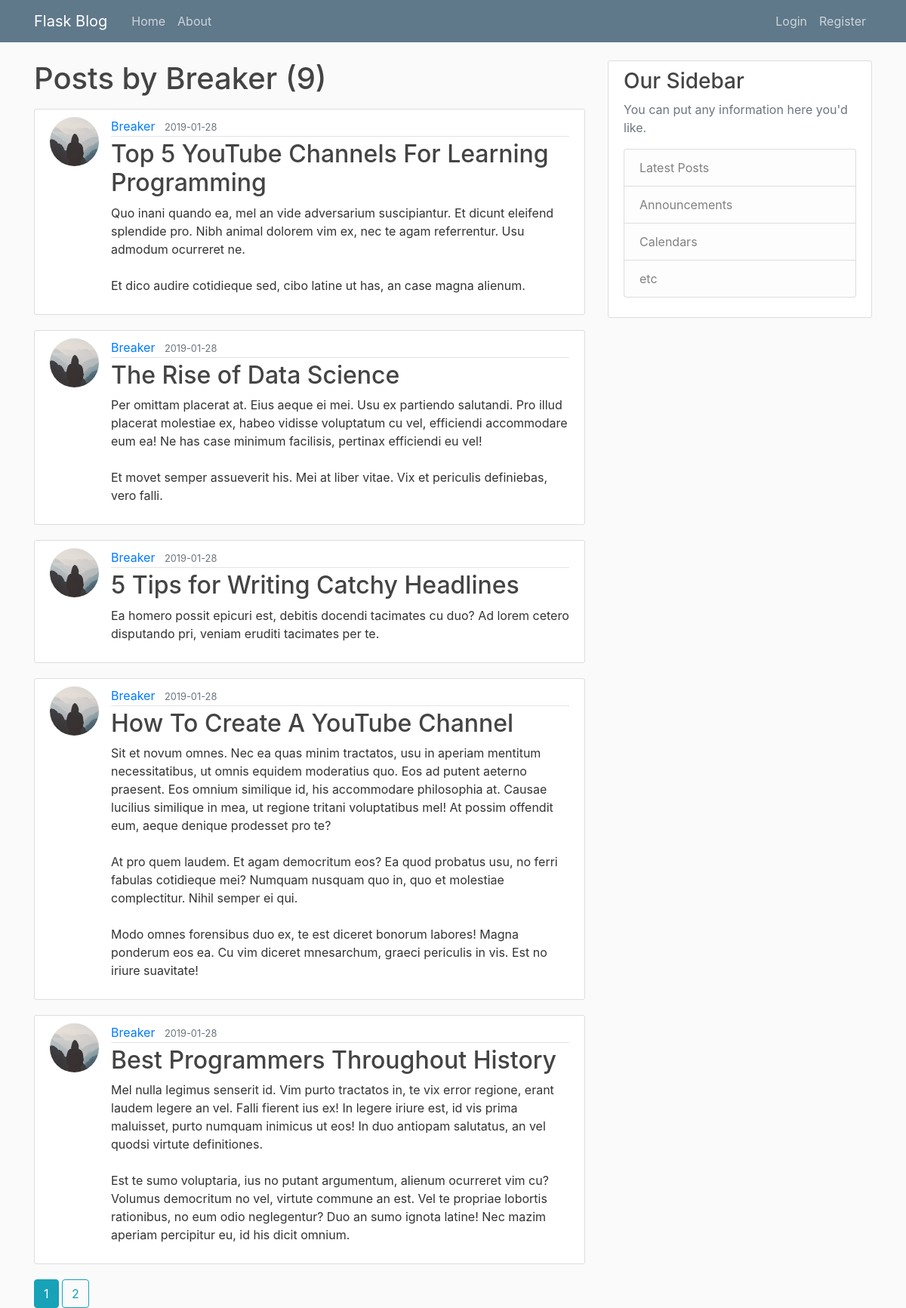
The app's page /user/Breaker with its own data.
### flaskblog/models.py (models this page shows, shortened)
class User(db.Model, UserMixin):
    id = db.Column(db.Integer, primary_key=True)
    username = db.Column(db.String(20), unique=True, nullable=False)
    email = db.Column(db.String(120), unique=True, nullable=False)
    image_file = db.Column(db.String(20), nullable=False, default='default.jpg')
    password = db.Column(db.String(60), nullable=False)
    posts = db.relationship('Post', backref='author', lazy=True)

class Post(db.Model):
    id = db.Column(db.Integer, primary_key=True)
    title = db.Column(db.String(100), nullable=False)
    date_posted = db.Column(db.DateTime, nullable=False, default=datetime.utcnow)
    content = db.Column(db.Text, nullable=False)
    user_id = db.Column(db.Integer, db.ForeignKey('user.id'), nullable=False)

### flaskblog/users/routes.py (the view)
@users.route("/user/<string:username>")
def user_posts(username):
    page = request.args.get('page', 1, type=int)
    user = User.query.filter_by(username=username).first_or_404()
    posts = Post.query.filter_by(author=user).order_by(Post.date_posted.desc()).paginate(page=page, per_page=5)
    return render_template('user_posts.html', posts=posts, user=user)

### flaskblog/templates/user_posts.html
{% extends "layout.html" %}
{% block content %}
    <h1 class="mb-3">Posts by {{ user.username }} ({{ posts.total }})</h1>
    {% for post in posts.items %}
        <article class="media content-section">
            <img src="{{ url_for('static', filename='profile_pics/' + post.author.image_file) }}" class="rounded-circle article-img" alt="">
            <div class="media-body">
              <div class="article-metadata">
                <a class="mr-2" href="{{ url_for('users.user_posts', username=post.author.username) }}">{{ post.author.username }}</a>
                <small class="text-muted">{{ post.date_posted.strftime('%Y-%m-%d') }}</small>
              </div>
              <h2><a class="article-title" href="{{ url_for('posts.post', post_id=post.id,) }}">{{ post.title }}</a></h2>
              <p class="article-content">{{ post.content }}</p>
            </div>
        </article>
    {% endfor %}
    {% for page_num in posts.iter_pages(left_edge=1, right_edge=2, left_current=1, right_current=2) %}
        {% if page_num %}
            {% if posts.page == page_num %}
                <a href="{{ url_for('users.user_posts', username=user.username, page=page_num) }}" class="btn btn-info mb4">{{ page_num }}</a>
            {% else %}
                <a href="{{ url_for('users.user_posts', username=user.username, page=page_num) }}" class="btn btn-outline-info mb4">{{ page_num }}</a>
            {% endif %}
        {% else %}
            ...
        {% endif %}
    {% endfor %}
{% endblock %}

### flaskblog/static/main.css (style rules this page uses)
body { background: #fafafa; color: #333333; margin-top: 5rem; }
h1, h2, h3, h4, h5, h6 { color: #444444; }
.content-section { background: #ffffff; padding: 10px 20px; border: 1px solid #dddddd; border-radius: 3px; margin-bottom: 20px; }
.article-title { color: #444444; }
.article-content { white-space: pre-line; }
.article-img { height: 65px; width: 65px; margin-right: 16px; }
.article-metadata { padding-bottom: 1px; margin-bottom: 4px; border-bottom: 1px solid #e3e3e3 }

### records on screen
User: username "Breaker"
Post: image_file (placeholder picture), author.username "Breaker", date_posted "2019-01-28", title "Top 5 YouTube Channels For Learning Programming", content "Quo inani quando ea, mel an vide adversarium suscipiantur. Et dicunt eleifend splendide pro. Nibh animal dolorem vim ex, nec te agam referrentur. Usu admodum ocurreret ne. Et dico audire cotidieque sed, cibo latine ut has, an case magna alienum."
Post: image_file (placeholder picture), author.username "Breaker", date_posted "2019-01-28", title "The Rise of Data Science", content "Per omittam placerat at. Eius aeque ei mei. Usu ex partiendo salutandi. Pro illud placerat molestiae ex, habeo vidisse voluptatum cu vel, efficiendi accommodare eum ea! Ne has case minimum facilisis, pertinax efficiendi eu vel! Et movet semper assueverit his. Mei at liber vitae. Vix et periculis definiebas, vero falli."
Post: image_file (placeholder picture), author.username "Breaker", date_posted "2019-01-28", title "5 Tips for Writing Catchy Headlines", content "Ea homero possit epicuri est, debitis docendi tacimates cu duo? Ad lorem cetero disputando pri, veniam eruditi tacimates per te."
Post: image_file (placeholder picture), author.username "Breaker", date_posted "2019-01-28", title "How To Create A YouTube Channel", content "Sit et novum omnes. Nec ea quas minim tractatos, usu in aperiam mentitum necessitatibus, ut omnis equidem moderatius quo. Eos ad putent aeterno praesent. Eos omnium similique id, his accommodare philosophia at. Causae lucilius similique in mea, ut regione tritani voluptatibus mel! At possim offendit eum, aeque denique prodesset pro te? At pro quem laudem. Et agam democritum eos? Ea quod probatus usu, no ferri fabulas cotidieque mei? Numquam nusquam quo in, quo et molestiae complectitur. Nihil semper ei qui. Modo omnes forensibus duo ex, te est diceret bonorum labores! Magna ponderum eos ea. Cu vim diceret mnesarchum, graeci periculis in vis. Est no iriure suavitate!"
Post: image_file (placeholder picture), author.username "Breaker", date_posted "2019-01-28", title "Best Programmers Throughout History", content "Mel nulla legimus senserit id. Vim purto tractatos in, te vix error regione, erant laudem legere an vel. Falli fierent ius ex! In legere iriure est, id vis prima maluisset, purto numquam inimicus ut eos! In duo antiopam salutatus, an vel quodsi virtute definitiones. Est te sumo voluptaria, ius no putant argumentum, alienum ocurreret vim cu? Volumus democritum no vel, virtute commune an est. Vel te propriae lobortis rationibus, no eum odio neglegentur? Duo an sumo ignota latine! Nec mazim aperiam percipitur eu, id his dicit omnium."

### other values on screen
{{ posts.total }} "9"
{{ page_num }} "1"
{{ page_num }} "2"
